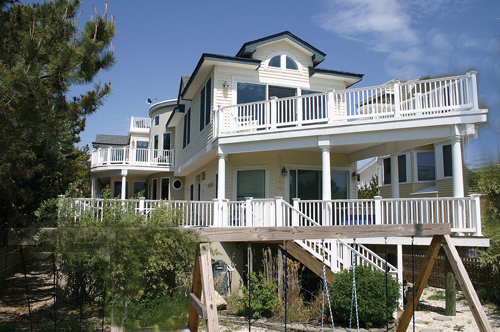
#> input picture data/pratik.jpg, 500 x 332 px
$ jupyter execute Filters.ipynb   (shell and % lines are left out)
#> lines starting #> are read from the running program, lines starting #| are printed output that depends on the picture
2D Convolution ( Image Filtering )

As in one-dimensional signals, images also can be filtered with various low-pass filters(LPF), high-pass filters(HPF) etc. LPF helps in removing noises, blurring the images etc. HPF filters helps in finding edges in the images.

[cell 1]
import cv2
import numpy as np
import matplotlib.pyplot as plt

[cell 2]
image = cv2.imread('data/pratik.jpg')
#> image is the input picture: shape (332, 500, 3); mean B, G, R 112.8, 111.6, 105.1
plt.imshow(image)

AVERAGE FILTER

[cell 3]
# 5X5 ones matrix and divide them with 25 (5X5)
kernel = np.ones((5,5),np.float32)/25
output1 = cv2.filter2D(image,-1,kernel) #Apply kernel as filter using Convolution (Convolution is the most important topic in signal processing)
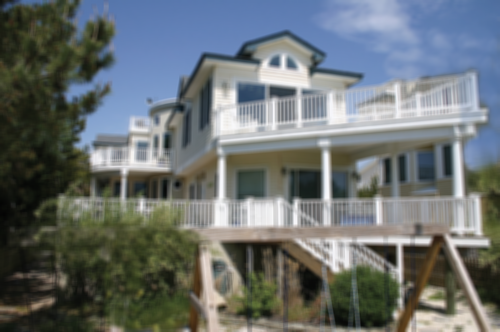
#> output1: shape (332, 500, 3); mean B, G, R 112.8, 111.6, 105.1

#prevent GUI Crash
# cv2.startWindowThread()
#Step 3:- Display an image to the User
plt.imshow(output1)
#Step 4:- Capture anystroke from the user
# cv2.waitKey(0)
#Step 5:- Destroy all the previously created instances
# cv2.destroyAllWindows()

1) AVERAGE FILTER WITHOUT KERNEL AND CONVOLUTION ( directly using cv2.blur() )

[cell 4]
blur = cv2.blur(image,(5,5)) #apply simplest average filter (blur filter) using 5X5 kernel matrix
#prevent GUI Crash
# cv2.startWindowThread()
#Step 3:- Display an image to the User
plt.imshow(blur)
#Step 4:- Capture anystroke from the user
# cv2.waitKey(0)
#Step 5:- Destroy all the previously created instances
# cv2.destroyAllWindows()

2) GAUSSIAN BLURRING

In this, instead of box filter, gaussian kernel is used. It is done with the function, cv2.GaussianBlur(). We should specify the width and height of kernel which should be positive and odd. We also should specify the standard deviation in X and Y direction, sigmaX and sigmaY respectively. If only sigmaX is specified, sigmaY is taken as same as sigmaX. If both are given as zeros, they are calculated from kernel size. Gaussian blurring is highly effective in removing gaussian noise from the image.

If you want, you can create a Gaussian kernel with the function, cv2.getGaussianKernel().

[cell 5]
#Applying Gaussian Blur Filter for removing Gaussian Noise
gaussianBlur = cv2.GaussianBlur(image,(5,5),0)
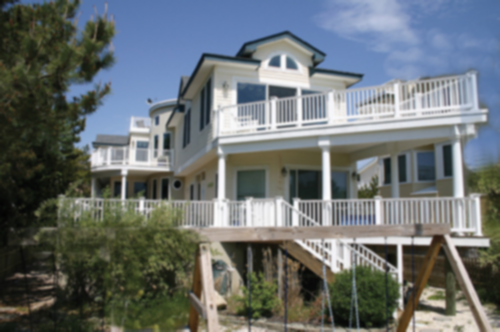
#> gaussianBlur: shape (332, 500, 3); mean B, G, R 112.8, 111.6, 105.1
#prevent GUI Crash
# cv2.startWindowThread()
#Step 3:- Display an image to the User
plt.imshow(gaussianBlur)
#Step 4:- Capture anystroke from the user
# cv2.waitKey(0)
#Step 5:- Destroy all the previously created instances
# cv2.destroyAllWindows()

3) MEDIAN BLURRING

Here, the function cv2.medianBlur() takes median of all the pixels under kernel area and central element is replaced with this median value. This is highly effective against salt-and-pepper noise in the images. Interesting thing is that, in the above filters, central element is a newly calculated value which may be a pixel value in the image or a new value. But in median blurring, central element is always replaced by some pixel value in the image. It reduces the noise effectively. Its kernel size should be a positive odd integer.

In this demo, I added a 50% noise to our original image and applied median blur.

[cell 6]
salt_pepper_noised_image = cv2.imread('data/pratik.jpg')
median = cv2.medianBlur(salt_pepper_noised_image,5) #Remove salt and pepper noise with median filter
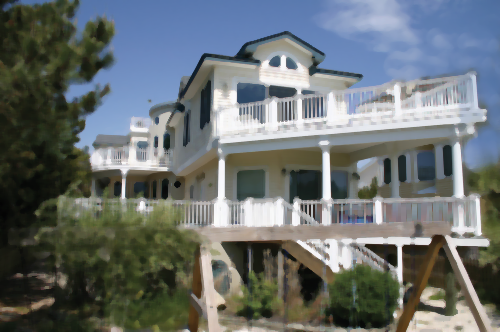
#> median: shape (332, 500, 3); mean B, G, R 112.5, 111.6, 104.9


#prevent GUI Crash
# cv2.startWindowThread()
#Step 3:- Display an image to the User
plt.imshow(salt_pepper_noised_image)
# plt.imshow(median)
#Step 4:- Capture anystroke from the user
# cv2.waitKey(0)
#Step 5:- Destroy all the previously created instances
# cv2.destroyAllWindows()

[cell 7]
plt.imshow(median)

4) BILATERAL FILTERING

cv2.bilateralFilter() is highly effective in noise removal while keeping edges sharp. But the operation is slower compared to other filters. We already saw that gaussian filter takes the a neighbourhood around the pixel and find its gaussian weighted average. This gaussian filter is a function of space alone, that is, nearby pixels are considered while filtering. It doesn't consider whether pixels have almost same intensity. It doesn't consider whether pixel is an edge pixel or not. So it blurs the edges also, which we don't want to do.

Bilateral filter also takes a gaussian filter in space, but one more gaussian filter which is a function of pixel difference. Gaussian function of space make sure only nearby pixels are considered for blurring while gaussian function of intensity difference make sure only those pixels with similar intensity to central pixel is considered for blurring. So it preserves the edges since pixels at edges will have large intensity variation.

[cell 8]
bilateral = cv2.bilateralFilter(image,9,75,75) #Bilateral filtering for smoothing and keeping sharp edges

#prevent GUI Crash
# cv2.startWindowThread()
#Step 3:- Display an image to the User
plt.imshow(bilateral)
#Step 4:- Capture anystroke from the user
# cv2.waitKey(0)
#Step 5:- Destroy all the previously created instances
# cv2.destroyAllWindows()
